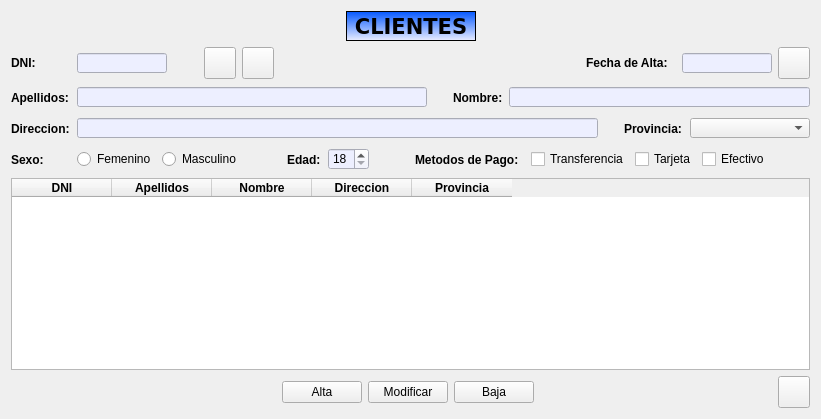
      <widget class="QWidget" name="panelCliente">
       <attribute name="title">
        <string>Clientes</string>
       </attribute>
       <layout class="QVBoxLayout" name="verticalLayout">
        <item>
         <layout class="QHBoxLayout" name="layoutCliente_0">
          <item>
           <spacer name="horizontalSpacer">
            <property name="orientation">
             <enum>Qt::Horizontal</enum>
            </property>
            <property name="sizeHint" stdset="0">
             <size>
              <width>40</width>
              <height>20</height>
             </size>
            </property>
           </spacer>
          </item>
          <item>
           <widget class="QLabel" name="labelClientes">
            <property name="sizePolicy">
             <sizepolicy hsizetype="Fixed" vsizetype="Fixed">
              <horstretch>0</horstretch>
              <verstretch>0</verstretch>
             </sizepolicy>
            </property>
            <property name="minimumSize">
             <size>
              <width>130</width>
              <height>30</height>
             </size>
            </property>
            <property name="maximumSize">
             <size>
              <width>130</width>
              <height>30</height>
             </size>
            </property>
            <property name="font">
             <font>
              <family>Verdana</family>
              <pointsize>16</pointsize>
              <weight>75</weight>
              <bold>true</bold>
             </font>
            </property>
            <property name="styleSheet">
             <string notr="true">background-color: qlineargradient(spread:pad, x1:0, y1:0, x2:0, y2:1, stop:0 rgba(0, 85, 255, 255), stop:1 rgba(237, 239, 255, 255));
border-color: rgb(0, 0, 0);</string>
            </property>
            <property name="frameShape">
             <enum>QFrame::Box</enum>
            </property>
            <property name="text">
             <string>CLIENTES</string>
            </property>
            <property name="alignment">
             <set>Qt::AlignCenter</set>
            </property>
           </widget>
          </item>
          <item>
           <spacer name="horizontalSpacer_2">
            <property name="orientation">
             <enum>Qt::Horizontal</enum>
            </property>
            <property name="sizeHint" stdset="0">
             <size>
              <width>40</width>
              <height>20</height>
             </size>
            </property>
           </spacer>
          </item>
         </layout>
        </item>
        <item>
         <layout class="QHBoxLayout" name="layoutCliente_1">
          <item>
           <widget class="QLabel" name="lblDNI">
            <property name="sizePolicy">
             <sizepolicy hsizetype="Fixed" vsizetype="Fixed">
              <horstretch>0</horstretch>
              <verstretch>0</verstretch>
             </sizepolicy>
            </property>
            <property name="minimumSize">
             <size>
              <width>60</width>
              <height>25</height>
             </size>
            </property>
            <property name="maximumSize">
             <size>
              <width>60</width>
              <height>25</height>
             </size>
            </property>
            <property name="font">
             <font>
              <weight>75</weight>
              <bold>true</bold>
             </font>
            </property>
            <property name="text">
             <string>DNI:</string>
            </property>
           </widget>
          </item>
          <item>
           <widget class="QLineEdit" name="editDNI">
            <property name="sizePolicy">
             <sizepolicy hsizetype="Fixed" vsizetype="Fixed">
              <horstretch>0</horstretch>
              <verstretch>0</verstretch>
             </sizepolicy>
            </property>
            <property name="minimumSize">
             <size>
              <width>90</width>
              <height>20</height>
             </size>
            </property>
            <property name="maximumSize">
             <size>
              <width>90</width>
              <height>20</height>
             </size>
            </property>
            <property name="font">
             <font>
              <weight>50</weight>
              <bold>false</bold>
             </font>
            </property>
            <property name="styleSheet">
             <string notr="true">background-color: rgb(237, 239, 255);</string>
            </property>
            <property name="text">
             <string/>
            </property>
            <property name="maxLength">
             <number>9</number>
            </property>
           </widget>
          </item>
          <item>
           <widget class="QLabel" name="lblValido">
            <property name="sizePolicy">
             <sizepolicy hsizetype="Fixed" vsizetype="Fixed">
              <horstretch>0</horstretch>
              <verstretch>0</verstretch>
             </sizepolicy>
            </property>
            <property name="minimumSize">
             <size>
              <width>25</width>
              <height>25</height>
             </size>
            </property>
            <property name="maximumSize">
             <size>
              <width>25</width>
              <height>25</height>
             </size>
            </property>
            <property name="font">
             <font>
              <family>MV Boli</family>
              <pointsize>18</pointsize>
              <weight>75</weight>
              <bold>true</bold>
              <kerning>true</kerning>
             </font>
            </property>
            <property name="text">
             <string/>
            </property>
           </widget>
          </item>
          <item>
           <widget class="QPushButton" name="btnClienteBuscar">
            <property name="sizePolicy">
             <sizepolicy hsizetype="Fixed" vsizetype="Fixed">
              <horstretch>32</horstretch>
              <verstretch>32</verstretch>
             </sizepolicy>
            </property>
            <property name="minimumSize">
             <size>
              <width>32</width>
              <height>32</height>
             </size>
            </property>
            <property name="maximumSize">
             <size>
              <width>32</width>
              <height>32</height>
             </size>
            </property>
            <property name="text">
             <string/>
            </property>
            <property name="icon">
             <iconset resource="img/rc_botonesInterfaz.qrc">
              <normaloff>:/lupa/lupa.png</normaloff>:/lupa/lupa.png</iconset>
            </property>
            <property name="iconSize">
             <size>
              <width>24</width>
              <height>24</height>
             </size>
            </property>
           </widget>
          </item>
          <item>
           <widget class="QPushButton" name="btnClienteLimpiar">
            <property name="sizePolicy">
             <sizepolicy hsizetype="Fixed" vsizetype="Fixed">
              <horstretch>0</horstretch>
              <verstretch>0</verstretch>
             </sizepolicy>
            </property>
            <property name="minimumSize">
             <size>
              <width>32</width>
              <height>32</height>
             </size>
            </property>
            <property name="maximumSize">
             <size>
              <width>32</width>
              <height>32</height>
             </size>
            </property>
            <property name="font">
             <font>
              <weight>50</weight>
              <bold>false</bold>
             </font>
            </property>
            <property name="text">
             <string/>
            </property>
            <property name="icon">
             <iconset resource="img/rc_botonesInterfaz.qrc">
              <normaloff>:/limpiar/limpiar.png</normaloff>:/limpiar/limpiar.png</iconset>
            </property>
            <property name="iconSize">
             <size>
              <width>24</width>
              <height>24</height>
             </size>
            </property>
           </widget>
          </item>
          <item>
           <spacer name="space_1">
            <property name="orientation">
             <enum>Qt::Horizontal</enum>
            </property>
            <property name="sizeHint" stdset="0">
             <size>
              <width>40</width>
              <height>20</height>
             </size>
            </property>
           </spacer>
          </item>
          <item>
           <widget class="QLabel" name="lblFechaAlta">
            <property name="sizePolicy">
             <sizepolicy hsizetype="Fixed" vsizetype="Fixed">
              <horstretch>0</horstretch>
              <verstretch>0</verstretch>
             </sizepolicy>
            </property>
            <property name="minimumSize">
             <size>
              <width>90</width>
              <height>25</height>
             </size>
            </property>
            <property name="maximumSize">
             <size>
              <width>90</width>
              <height>25</height>
             </size>
            </property>
            <property name="font">
             <font>
              <weight>75</weight>
              <bold>true</bold>
             </font>
            </property>
            <property name="text">
             <string>Fecha de Alta:</string>
            </property>
           </widget>
          </item>
          <item>
           <widget class="QLineEdit" name="editFechaAlta">
            <property name="sizePolicy">
             <sizepolicy hsizetype="Fixed" vsizetype="Fixed">
              <horstretch>0</horstretch>
              <verstretch>0</verstretch>
             </sizepolicy>
            </property>
            <property name="minimumSize">
             <size>
              <width>90</width>
              <height>20</height>
             </size>
            </property>
            <property name="maximumSize">
             <size>
              <width>90</width>
              <height>20</height>
             </size>
            </property>
            <property name="font">
             <font>
              <weight>50</weight>
              <bold>false</bold>
             </font>
            </property>
            <property name="focusPolicy">
             <enum>Qt::NoFocus</enum>
            </property>
            <property name="styleSheet">
             <string notr="true">background-color: rgb(237, 239, 255);</string>
            </property>
            <property name="text">
             <string/>
            </property>
            <property name="alignment">
             <set>Qt::AlignCenter</set>
            </property>
            <property name="readOnly">
             <bool>true</bool>
            </property>
           </widget>
          </item>
          <item>
           <widget class="QPushButton" name="btnCalendario">
            <property name="minimumSize">
             <size>
              <width>32</width>
              <height>32</height>
             </size>
            </property>
            <property name="maximumSize">
             <size>
              <width>32</width>
              <height>32</height>
             </size>
            </property>
            <property name="text">
             <string/>
            </property>
            <property name="icon">
             <iconset resource="img/rc_botonesInterfaz.qrc">
              <normaloff>:/calendario/calendario.png</normaloff>:/calendario/calendario.png</iconset>
            </property>
            <property name="iconSize">
             <size>
              <width>32</width>
              <height>32</height>
             </size>
            </property>
           </widget>
          </item>
         </layout>
        </item>
        <item>
         <layout class="QHBoxLayout" name="layoutCliente_2">
          <item>
           <widget class="QLabel" name="lblApellidos">
            <property name="sizePolicy">
             <sizepolicy hsizetype="Fixed" vsizetype="Fixed">
              <horstretch>0</horstretch>
              <verstretch>0</verstretch>
             </sizepolicy>
            </property>
            <property name="minimumSize">
             <size>
              <width>60</width>
              <height>25</height>
             </size>
            </property>
            <property name="maximumSize">
             <size>
              <width>60</width>
              <height>25</height>
             </size>
            </property>
            <property name="font">
             <font>
              <weight>75</weight>
              <bold>true</bold>
             </font>
            </property>
            <property name="text">
             <string>Apellidos:</string>
            </property>
           </widget>
          </item>
          <item>
           <widget class="QLineEdit" name="editApellidos">
            <property name="sizePolicy">
             <sizepolicy hsizetype="Expanding" vsizetype="Fixed">
              <horstretch>0</horstretch>
              <verstretch>0</verstretch>
             </sizepolicy>
            </property>
            <property name="minimumSize">
             <size>
              <width>350</width>
              <height>20</height>
             </size>
            </property>
            <property name="maximumSize">
             <size>
              <width>16777215</width>
              <height>20</height>
             </size>
            </property>
            <property name="font">
             <font>
              <weight>50</weight>
              <bold>false</bold>
             </font>
            </property>
            <property name="styleSheet">
             <string notr="true">background-color: rgb(237, 239, 255);</string>
            </property>
            <property name="text">
             <string/>
            </property>
           </widget>
          </item>
          <item>
           <spacer name="space_2">
            <property name="orientation">
             <enum>Qt::Horizontal</enum>
            </property>
            <property name="sizeType">
             <enum>QSizePolicy::Fixed</enum>
            </property>
            <property name="sizeHint" stdset="0">
             <size>
              <width>20</width>
              <height>20</height>
             </size>
            </property>
           </spacer>
          </item>
          <item>
           <widget class="QLabel" name="lblNombre">
            <property name="sizePolicy">
             <sizepolicy hsizetype="Fixed" vsizetype="Fixed">
              <horstretch>0</horstretch>
              <verstretch>0</verstretch>
             </sizepolicy>
            </property>
            <property name="minimumSize">
             <size>
              <width>50</width>
              <height>25</height>
             </size>
            </property>
            <property name="maximumSize">
             <size>
              <width>50</width>
              <height>25</height>
             </size>
            </property>
            <property name="font">
             <font>
              <weight>75</weight>
              <bold>true</bold>
             </font>
            </property>
            <property name="text">
             <string>Nombre:</string>
            </property>
           </widget>
          </item>
          <item>
           <widget class="QLineEdit" name="editNombre">
            <property name="sizePolicy">
             <sizepolicy hsizetype="Expanding" vsizetype="Fixed">
              <horstretch>0</horstretch>
              <verstretch>0</verstretch>
             </sizepolicy>
            </property>
            <property name="minimumSize">
             <size>
              <width>250</width>
              <height>20</height>
             </size>
            </property>
            <property name="maximumSize">
             <size>
              <width>16777215</width>
              <height>20</height>
             </size>
            </property>
            <property name="font">
             <font>
              <weight>50</weight>
              <bold>false</bold>
             </font>
            </property>
            <property name="styleSheet">
             <string notr="true">background-color: rgb(237, 239, 255);</string>
            </property>
            <property name="text">
             <string/>
            </property>
            <property name="alignment">
             <set>Qt::AlignLeading|Qt::AlignLeft|Qt::AlignVCenter</set>
            </property>
           </widget>
          </item>
         </layout>
        </item>
        <item>
         <layout class="QHBoxLayout" name="layoutCliente_3">
          <item>
           <widget class="QLabel" name="lblDireccion">
            <property name="sizePolicy">
             <sizepolicy hsizetype="Fixed" vsizetype="Fixed">
              <horstretch>0</horstretch>
              <verstretch>0</verstretch>
             </sizepolicy>
            </property>
            <property name="minimumSize">
             <size>
              <width>60</width>
              <height>25</height>
             </size>
            </property>
            <property name="maximumSize">
             <size>
              <width>60</width>
              <height>25</height>
             </size>
            </property>
            <property name="font">
             <font>
              <weight>75</weight>
              <bold>true</bold>
             </font>
            </property>
            <property name="text">
             <string>Direccion:</string>
            </property>
           </widget>
          </item>
          <item>
           <widget class="QLineEdit" name="editDireccion">
            <property name="sizePolicy">
             <sizepolicy hsizetype="Expanding" vsizetype="Fixed">
              <horstretch>0</horstretch>
              <verstretch>0</verstretch>
             </sizepolicy>
            </property>
            <property name="minimumSize">
             <size>
              <width>300</width>
              <height>20</height>
             </size>
            </property>
            <property name="maximumSize">
             <size>
              <width>16777215</width>
              <height>20</height>
             </size>
            </property>
            <property name="font">
             <font>
              <weight>50</weight>
              <bold>false</bold>
             </font>
            </property>
            <property name="styleSheet">
             <string notr="true">background-color: rgb(237, 239, 255);</string>
            </property>
            <property name="text">
             <string/>
            </property>
           </widget>
          </item>
          <item>
           <spacer name="space_3">
            <property name="orientation">
             <enum>Qt::Horizontal</enum>
            </property>
            <property name="sizeType">
             <enum>QSizePolicy::Fixed</enum>
            </property>
            <property name="sizeHint" stdset="0">
             <size>
              <width>20</width>
              <height>20</height>
             </size>
            </property>
           </spacer>
          </item>
          <item>
           <widget class="QLabel" name="lblProvincia">
            <property name="sizePolicy">
             <sizepolicy hsizetype="Fixed" vsizetype="Fixed">
              <horstretch>0</horstretch>
              <verstretch>0</verstretch>
             </sizepolicy>
            </property>
            <property name="minimumSize">
             <size>
              <width>60</width>
              <height>25</height>
             </size>
            </property>
            <property name="maximumSize">
             <size>
              <width>60</width>
              <height>25</height>
             </size>
            </property>
            <property name="font">
             <font>
              <weight>75</weight>
              <bold>true</bold>
             </font>
            </property>
            <property name="text">
             <string>Provincia:</string>
            </property>
           </widget>
          </item>
          <item>
           <widget class="QComboBox" name="cmbProvincia">
            <property name="sizePolicy">
             <sizepolicy hsizetype="Fixed" vsizetype="Fixed">
              <horstretch>0</horstretch>
              <verstretch>0</verstretch>
             </sizepolicy>
            </property>
            <property name="minimumSize">
             <size>
              <width>120</width>
              <height>20</height>
             </size>
            </property>
            <property name="maximumSize">
             <size>
              <width>120</width>
              <height>20</height>
             </size>
            </property>
            <property name="currentText">
             <string/>
            </property>
           </widget>
          </item>
         </layout>
        </item>
        <item>
         <layout class="QHBoxLayout" name="layoutCliente_4">
          <item>
           <widget class="QLabel" name="lblSexo">
            <property name="sizePolicy">
             <sizepolicy hsizetype="Fixed" vsizetype="Fixed">
              <horstretch>0</horstretch>
              <verstretch>0</verstretch>
             </sizepolicy>
            </property>
            <property name="minimumSize">
             <size>
              <width>60</width>
              <height>25</height>
             </size>
            </property>
            <property name="maximumSize">
             <size>
              <width>60</width>
              <height>25</height>
             </size>
            </property>
            <property name="font">
             <font>
              <weight>75</weight>
              <bold>true</bold>
             </font>
            </property>
            <property name="text">
             <string>Sexo:</string>
            </property>
           </widget>
          </item>
          <item>
           <widget class="QRadioButton" name="rbtFemenino">
            <property name="font">
             <font>
              <weight>50</weight>
              <bold>false</bold>
             </font>
            </property>
            <property name="text">
             <string>Femenino</string>
            </property>
            <attribute name="buttonGroup">
             <string notr="true">grpSexo</string>
            </attribute>
           </widget>
          </item>
          <item>
           <widget class="QRadioButton" name="rbtMasculino">
            <property name="font">
             <font>
              <weight>50</weight>
              <bold>false</bold>
             </font>
            </property>
            <property name="text">
             <string>Masculino</string>
            </property>
            <attribute name="buttonGroup">
             <string notr="true">grpSexo</string>
            </attribute>
           </widget>
          </item>
          <item>
           <spacer name="space_4">
            <property name="orientation">
             <enum>Qt::Horizontal</enum>
            </property>
            <property name="sizeType">
             <enum>QSizePolicy::Fixed</enum>
            </property>
            <property name="sizeHint" stdset="0">
             <size>
              <width>40</width>
              <height>20</height>
             </size>
            </property>
           </spacer>
          </item>
          <item>
           <widget class="QLabel" name="lblEdad">
            <property name="sizePolicy">
             <sizepolicy hsizetype="Fixed" vsizetype="Fixed">
              <horstretch>0</horstretch>
              <verstretch>0</verstretch>
             </sizepolicy>
            </property>
            <property name="minimumSize">
             <size>
              <width>35</width>
              <height>25</height>
             </size>
            </property>
            <property name="maximumSize">
             <size>
              <width>35</width>
              <height>25</height>
             </size>
            </property>
            <property name="font">
             <font>
              <weight>75</weight>
              <bold>true</bold>
             </font>
            </property>
            <property name="text">
             <string>Edad:</string>
            </property>
           </widget>
          </item>
          <item>
           <widget class="QSpinBox" name="spinEdad">
            <property name="styleSheet">
             <string notr="true">background-color: rgb(237, 239, 255);</string>
            </property>
            <property name="minimum">
             <number>18</number>
            </property>
           </widget>
          </item>
          <item>
           <spacer name="space_5">
            <property name="orientation">
             <enum>Qt::Horizontal</enum>
            </property>
            <property name="sizeType">
             <enum>QSizePolicy::Fixed</enum>
            </property>
            <property name="sizeHint" stdset="0">
             <size>
              <width>40</width>
              <height>20</height>
             </size>
            </property>
           </spacer>
          </item>
          <item>
           <widget class="QLabel" name="lblPago">
            <property name="minimumSize">
             <size>
              <width>110</width>
              <height>25</height>
             </size>
            </property>
            <property name="maximumSize">
             <size>
              <width>110</width>
              <height>25</height>
             </size>
            </property>
            <property name="font">
             <font>
              <weight>75</weight>
              <bold>true</bold>
             </font>
            </property>
            <property name="text">
             <string>Metodos de Pago:</string>
            </property>
           </widget>
          </item>
          <item>
           <widget class="QCheckBox" name="chkTransferencia">
            <property name="font">
             <font>
              <weight>50</weight>
              <bold>false</bold>
             </font>
            </property>
            <property name="text">
             <string>Transferencia</string>
            </property>
            <attribute name="buttonGroup">
             <string notr="true">grpPago</string>
            </attribute>
           </widget>
          </item>
          <item>
           <widget class="QCheckBox" name="chkTarjeta">
            <property name="font">
             <font>
              <weight>50</weight>
              <bold>false</bold>
             </font>
            </property>
            <property name="text">
             <string>Tarjeta</string>
            </property>
            <attribute name="buttonGroup">
             <string notr="true">grpPago</string>
            </attribute>
           </widget>
          </item>
          <item>
           <widget class="QCheckBox" name="chkEfectivo">
            <property name="font">
             <font>
              <weight>50</weight>
              <bold>false</bold>
             </font>
            </property>
            <property name="text">
             <string>Efectivo</string>
            </property>
            <attribute name="buttonGroup">
             <string notr="true">grpPago</string>
            </attribute>
           </widget>
          </item>
          <item>
           <spacer name="space_6">
            <property name="orientation">
             <enum>Qt::Horizontal</enum>
            </property>
            <property name="sizeHint" stdset="0">
             <size>
              <width>40</width>
              <height>20</height>
             </size>
            </property>
           </spacer>
          </item>
         </layout>
        </item>
        <item>
         <widget class="QTableWidget" name="tablaClientes">
          <property name="focusPolicy">
           <enum>Qt::NoFocus</enum>
          </property>
          <property name="styleSheet">
           <string notr="true"> QTableView::item {
		background-color: rgb(237, 239, 255); 
}

 QTableView::item:alternate {
		background-color: rgb(255, 255, 255); 
}

 QTableView::item:selected {
		color: rgb(255, 255, 255); 
		
	background-color: rgb(12, 93, 255);
}</string>
          </property>
          <property name="editTriggers">
           <set>QAbstractItemView::NoEditTriggers</set>
          </property>
          <property name="defaultDropAction">
           <enum>Qt::IgnoreAction</enum>
          </property>
          <property name="alternatingRowColors">
           <bool>true</bool>
          </property>
          <property name="selectionMode">
           <enum>QAbstractItemView::SingleSelection</enum>
          </property>
          <property name="selectionBehavior">
           <enum>QAbstractItemView::SelectRows</enum>
          </property>
          <property name="verticalScrollMode">
           <enum>QAbstractItemView::ScrollPerPixel</enum>
          </property>
          <property name="horizontalScrollMode">
           <enum>QAbstractItemView::ScrollPerPixel</enum>
          </property>
          <attribute name="verticalHeaderVisible">
           <bool>false</bool>
          </attribute>
          <column>
           <property name="text">
            <string>DNI</string>
           </property>
           <property name="font">
            <font>
             <weight>75</weight>
             <bold>true</bold>
            </font>
           </property>
          </column>
          <column>
           <property name="text">
            <string>Apellidos</string>
           </property>
           <property name="font">
            <font>
             <weight>75</weight>
             <bold>true</bold>
            </font>
           </property>
          </column>
          <column>
           <property name="text">
            <string>Nombre</string>
           </property>
           <property name="font">
            <font>
             <weight>75</weight>
             <bold>true</bold>
            </font>
           </property>
          </column>
          <column>
           <property name="text">
            <string>Direccion</string>
           </property>
           <property name="font">
            <font>
             <weight>75</weight>
             <bold>true</bold>
            </font>
           </property>
          </column>
          <column>
           <property name="text">
            <string>Provincia</string>
           </property>
           <property name="font">
            <font>
             <weight>75</weight>
             <bold>true</bold>
            </font>
           </property>
          </column>
         </widget>
        </item>
        <item>
         <layout class="QHBoxLayout" name="layoutCliente_5">
          <property name="bottomMargin">
           <number>0</number>
          </property>
          <item>
           <spacer name="horizontalSpacer_13">
            <property name="orientation">
             <enum>Qt::Horizontal</enum>
            </property>
            <property name="sizeType">
             <enum>QSizePolicy::Fixed</enum>
            </property>
            <property name="sizeHint" stdset="0">
             <size>
              <width>32</width>
              <height>20</height>
             </size>
            </property>
           </spacer>
          </item>
          <item>
           <spacer name="space_7">
            <property name="orientation">
             <enum>Qt::Horizontal</enum>
            </property>
            <property name="sizeHint" stdset="0">
             <size>
              <width>40</width>
              <height>20</height>
             </size>
            </property>
           </spacer>
          </item>
          <item>
           <widget class="QPushButton" name="btnClienteAlta">
            <property name="font">
             <font>
              <weight>50</weight>
              <bold>false</bold>
             </font>
            </property>
            <property name="text">
             <string>Alta</string>
            </property>
           </widget>
          </item>
          <item>
           <widget class="QPushButton" name="btnClienteModificar">
            <property name="font">
             <font>
              <weight>50</weight>
              <bold>false</bold>
             </font>
            </property>
            <property name="text">
             <string>Modificar</string>
            </property>
           </widget>
          </item>
          <item>
           <widget class="QPushButton" name="btnClienteBaja">
            <property name="font">
             <font>
              <weight>50</weight>
              <bold>false</bold>
             </font>
            </property>
            <property name="text">
             <string>Baja</string>
            </property>
           </widget>
          </item>
          <item>
           <spacer name="space_8">
            <property name="orientation">
             <enum>Qt::Horizontal</enum>
            </property>
            <property name="sizeHint" stdset="0">
             <size>
              <width>40</width>
              <height>20</height>
             </size>
            </property>
           </spacer>
          </item>
          <item>
           <widget class="QPushButton" name="btnClienteRecargar">
            <property name="sizePolicy">
             <sizepolicy hsizetype="Fixed" vsizetype="Fixed">
              <horstretch>32</horstretch>
              <verstretch>32</verstretch>
             </sizepolicy>
            </property>
            <property name="minimumSize">
             <size>
              <width>32</width>
              <height>32</height>
             </size>
            </property>
            <property name="maximumSize">
             <size>
              <width>32</width>
              <height>32</height>
             </size>
            </property>
            <property name="text">
             <string/>
            </property>
            <property name="icon">
             <iconset resource="img/rc_botonesInterfaz.qrc">
              <normaloff>:/recargar/recargar.png</normaloff>:/recargar/recargar.png</iconset>
            </property>
            <property name="iconSize">
             <size>
              <width>24</width>
              <height>24</height>
             </size>
            </property>
           </widget>
          </item>
         </layout>
        </item>
       </layout>
      </widget>
